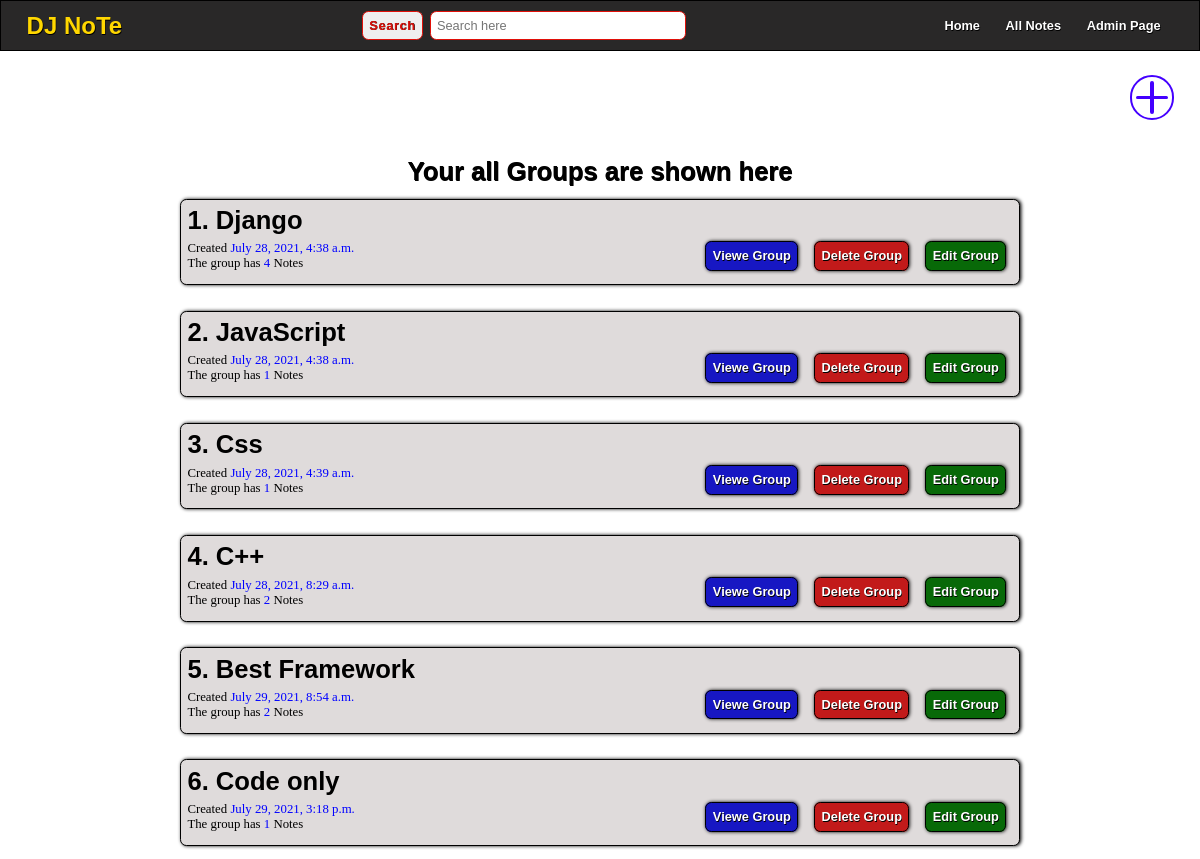
The app's page /, older data.
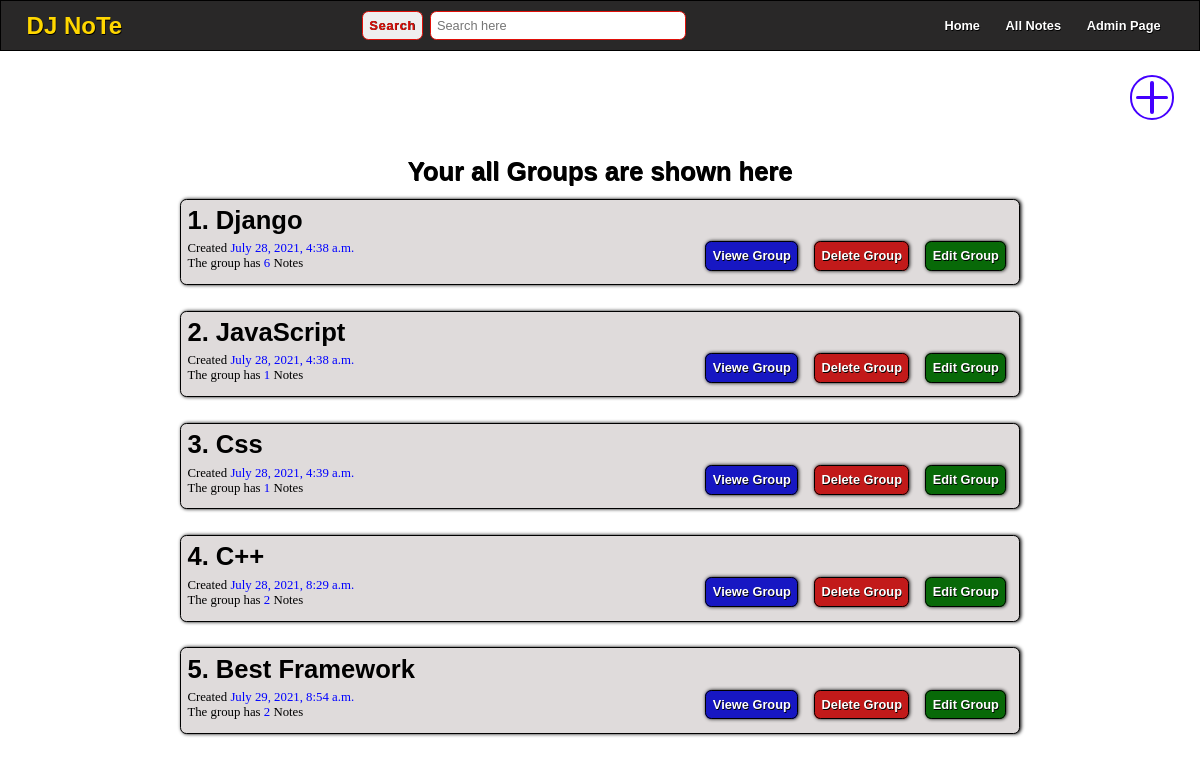
The same page, newer data.
### home/models.py (models this page shows)
class Group(models.Model):
    name = models.CharField(max_length=100)
    time = models.DateTimeField(default=now)

class Note(models.Model):
    group = models.ForeignKey(Group, on_delete=models.CASCADE)
    title = models.CharField(max_length=300)
    desc = models.TextField()
    time = models.DateTimeField(default=now)

### home/views.py (the view)
# urls.py: 2. Add a URL to urlpatterns:  path('', views.home, name='home')
def home(req):
    groups = Group.objects.all()
    if req.method == 'POST':
        name = req.POST['name']
        newGroup = Group(name = name)
        newGroup.save()
        messages.success(req, "Your Group has been created")
    return render(req, 'home.html' , {'groups':groups, })

### templates/home.html (shortened to what this page needs)
{% extends 'main.html' %}
{% load static %}
{% block link %}
    <link rel="stylesheet" href="{% static 'Style/home.css' %}">
    <link rel="stylesheet" href="{% static 'Style/homeGroup.css' %}">
{% endblock link %}
{% block body %}
    <div class="createGroup">
        <div class="createGroupIcon">
            <div class="round"></div>
        </div>
    </div>
    <section class="allGroup">
        <h1 class='allGroup_message'>Your all Groups are shown here</h1>
        {% for i in groups %}
            <div class='group'>
                <h3 class='title'>{{ forloop.counter }}. {{i.name}}</h3>
                <div class="other">
                    <div class='info'>
                        <p class='time'>Created <span>{{i.time}}</span></p>
                        <p class='noteLenght'>The group has <span>{{i.note_set.all|length}}</span> Notes</p>
                    </div>
                    <div class="links">
                        <a href="{% url 'group' i.id %}"           class='view_note'>Viewe Group</a>
                        <a href="{% url 'deleteGroup' i.id %}" class='delete'>Delete Group</a>
                        <a href="{% url 'group' i.id %}" class='edit'>Edit Group</a>
                    </div>
                </div>
            </div>
        {% endfor %}
    </section>
{% endblock body %}

Row changes from the older to the newer data that the page shows:
removed Group: name "Code only", time "July 29, 2021, 3:18 p.m.", note_set.all|length "1"
computed for Group "Django": note_set.all|length "4" → "6"
